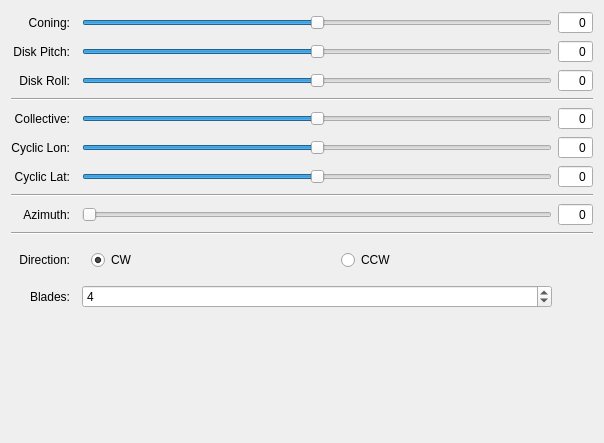
<?xml version="1.0" encoding="UTF-8"?>
<ui version="4.0">
 <class>DialogRotor</class>
 <widget class="QDialog" name="DialogRotor">
  <property name="geometry">
   <rect>
    <x>0</x>
    <y>0</y>
    <width>604</width>
    <height>443</height>
   </rect>
  </property>
  <property name="windowTitle">
   <string>Rotor</string>
  </property>
  <layout class="QGridLayout" name="gridLayout">
   <item row="2" column="3">
    <widget class="QSlider" name="sliderDiskRoll">
     <property name="maximum">
      <number>100</number>
     </property>
     <property name="value">
      <number>50</number>
     </property>
     <property name="orientation">
      <enum>Qt::Horizontal</enum>
     </property>
    </widget>
   </item>
   <item row="4" column="4">
    <widget class="QDoubleSpinBox" name="spinBoxCollective">
     <property name="alignment">
      <set>Qt::AlignRight|Qt::AlignTrailing|Qt::AlignVCenter</set>
     </property>
     <property name="readOnly">
      <bool>true</bool>
     </property>
     <property name="buttonSymbols">
      <enum>QAbstractSpinBox::NoButtons</enum>
     </property>
     <property name="decimals">
      <number>0</number>
     </property>
     <property name="minimum">
      <double>-999.000000000000000</double>
     </property>
     <property name="maximum">
      <double>999.000000000000000</double>
     </property>
    </widget>
   </item>
   <item row="0" column="0" colspan="2">
    <widget class="QLabel" name="label_3">
     <property name="text">
      <string>Coning:</string>
     </property>
     <property name="alignment">
      <set>Qt::AlignRight|Qt::AlignTrailing|Qt::AlignVCenter</set>
     </property>
    </widget>
   </item>
   <item row="6" column="3">
    <widget class="QSlider" name="sliderCyclicLat">
     <property name="maximum">
      <number>100</number>
     </property>
     <property name="value">
      <number>50</number>
     </property>
     <property name="orientation">
      <enum>Qt::Horizontal</enum>
     </property>
    </widget>
   </item>
   <item row="10" column="3" colspan="2">
    <widget class="QWidget" name="widget" native="true">
     <layout class="QGridLayout" name="gridLayout_2">
      <item row="0" column="0">
       <widget class="QRadioButton" name="radioButtonCW">
        <property name="text">
         <string>CW</string>
        </property>
        <property name="checked">
         <bool>true</bool>
        </property>
        <attribute name="buttonGroup">
         <string notr="true">buttonGroupDirection</string>
        </attribute>
       </widget>
      </item>
      <item row="0" column="1">
       <widget class="QRadioButton" name="radioButtonCCW">
        <property name="text">
         <string>CCW</string>
        </property>
        <attribute name="buttonGroup">
         <string notr="true">buttonGroupDirection</string>
        </attribute>
       </widget>
      </item>
     </layout>
    </widget>
   </item>
   <item row="1" column="4">
    <widget class="QDoubleSpinBox" name="spinBoxDiskPitch">
     <property name="alignment">
      <set>Qt::AlignRight|Qt::AlignTrailing|Qt::AlignVCenter</set>
     </property>
     <property name="readOnly">
      <bool>true</bool>
     </property>
     <property name="buttonSymbols">
      <enum>QAbstractSpinBox::NoButtons</enum>
     </property>
     <property name="decimals">
      <number>0</number>
     </property>
     <property name="minimum">
      <double>-999.000000000000000</double>
     </property>
     <property name="maximum">
      <double>999.000000000000000</double>
     </property>
    </widget>
   </item>
   <item row="6" column="0" colspan="2">
    <widget class="QLabel" name="label_6">
     <property name="text">
      <string>Cyclic Lat:</string>
     </property>
     <property name="alignment">
      <set>Qt::AlignRight|Qt::AlignTrailing|Qt::AlignVCenter</set>
     </property>
    </widget>
   </item>
   <item row="8" column="4">
    <widget class="QDoubleSpinBox" name="spinBoxAzimuth">
     <property name="alignment">
      <set>Qt::AlignRight|Qt::AlignTrailing|Qt::AlignVCenter</set>
     </property>
     <property name="readOnly">
      <bool>true</bool>
     </property>
     <property name="buttonSymbols">
      <enum>QAbstractSpinBox::NoButtons</enum>
     </property>
     <property name="decimals">
      <number>0</number>
     </property>
     <property name="minimum">
      <double>-999.000000000000000</double>
     </property>
     <property name="maximum">
      <double>999.000000000000000</double>
     </property>
    </widget>
   </item>
   <item row="8" column="3">
    <widget class="QSlider" name="sliderAzimuth">
     <property name="maximum">
      <number>100</number>
     </property>
     <property name="value">
      <number>0</number>
     </property>
     <property name="orientation">
      <enum>Qt::Horizontal</enum>
     </property>
    </widget>
   </item>
   <item row="5" column="3">
    <widget class="QSlider" name="sliderCyclicLon">
     <property name="maximum">
      <number>100</number>
     </property>
     <property name="value">
      <number>50</number>
     </property>
     <property name="orientation">
      <enum>Qt::Horizontal</enum>
     </property>
    </widget>
   </item>
   <item row="5" column="4">
    <widget class="QDoubleSpinBox" name="spinBoxCyclicLon">
     <property name="alignment">
      <set>Qt::AlignRight|Qt::AlignTrailing|Qt::AlignVCenter</set>
     </property>
     <property name="readOnly">
      <bool>true</bool>
     </property>
     <property name="buttonSymbols">
      <enum>QAbstractSpinBox::NoButtons</enum>
     </property>
     <property name="decimals">
      <number>0</number>
     </property>
     <property name="minimum">
      <double>-999.000000000000000</double>
     </property>
     <property name="maximum">
      <double>999.000000000000000</double>
     </property>
    </widget>
   </item>
   <item row="12" column="0" colspan="5">
    <spacer name="verticalSpacer">
     <property name="orientation">
      <enum>Qt::Vertical</enum>
     </property>
     <property name="sizeHint" stdset="0">
      <size>
       <width>578</width>
       <height>4</height>
      </size>
     </property>
    </spacer>
   </item>
   <item row="5" column="0" colspan="2">
    <widget class="QLabel" name="label_5">
     <property name="text">
      <string>Cyclic Lon:</string>
     </property>
     <property name="alignment">
      <set>Qt::AlignRight|Qt::AlignTrailing|Qt::AlignVCenter</set>
     </property>
    </widget>
   </item>
   <item row="0" column="3">
    <widget class="QSlider" name="sliderConing">
     <property name="maximum">
      <number>100</number>
     </property>
     <property name="value">
      <number>50</number>
     </property>
     <property name="orientation">
      <enum>Qt::Horizontal</enum>
     </property>
    </widget>
   </item>
   <item row="0" column="4">
    <widget class="QDoubleSpinBox" name="spinBoxConing">
     <property name="alignment">
      <set>Qt::AlignRight|Qt::AlignTrailing|Qt::AlignVCenter</set>
     </property>
     <property name="readOnly">
      <bool>true</bool>
     </property>
     <property name="buttonSymbols">
      <enum>QAbstractSpinBox::NoButtons</enum>
     </property>
     <property name="decimals">
      <number>0</number>
     </property>
     <property name="minimum">
      <double>-999.000000000000000</double>
     </property>
     <property name="maximum">
      <double>999.000000000000000</double>
     </property>
    </widget>
   </item>
   <item row="1" column="0" colspan="2">
    <widget class="QLabel" name="label">
     <property name="text">
      <string>Disk Pitch:</string>
     </property>
     <property name="alignment">
      <set>Qt::AlignRight|Qt::AlignTrailing|Qt::AlignVCenter</set>
     </property>
    </widget>
   </item>
   <item row="11" column="0" colspan="2">
    <widget class="QLabel" name="label_9">
     <property name="text">
      <string>Blades:</string>
     </property>
     <property name="alignment">
      <set>Qt::AlignRight|Qt::AlignTrailing|Qt::AlignVCenter</set>
     </property>
    </widget>
   </item>
   <item row="4" column="3">
    <widget class="QSlider" name="sliderCollective">
     <property name="maximum">
      <number>100</number>
     </property>
     <property name="value">
      <number>50</number>
     </property>
     <property name="orientation">
      <enum>Qt::Horizontal</enum>
     </property>
    </widget>
   </item>
   <item row="2" column="4">
    <widget class="QDoubleSpinBox" name="spinBoxDiskRoll">
     <property name="alignment">
      <set>Qt::AlignRight|Qt::AlignTrailing|Qt::AlignVCenter</set>
     </property>
     <property name="readOnly">
      <bool>true</bool>
     </property>
     <property name="buttonSymbols">
      <enum>QAbstractSpinBox::NoButtons</enum>
     </property>
     <property name="decimals">
      <number>0</number>
     </property>
     <property name="minimum">
      <double>-999.000000000000000</double>
     </property>
     <property name="maximum">
      <double>999.000000000000000</double>
     </property>
    </widget>
   </item>
   <item row="6" column="4">
    <widget class="QDoubleSpinBox" name="spinBoxCyclicLat">
     <property name="alignment">
      <set>Qt::AlignRight|Qt::AlignTrailing|Qt::AlignVCenter</set>
     </property>
     <property name="readOnly">
      <bool>true</bool>
     </property>
     <property name="buttonSymbols">
      <enum>QAbstractSpinBox::NoButtons</enum>
     </property>
     <property name="decimals">
      <number>0</number>
     </property>
     <property name="minimum">
      <double>-999.000000000000000</double>
     </property>
     <property name="maximum">
      <double>999.000000000000000</double>
     </property>
    </widget>
   </item>
   <item row="2" column="0" colspan="2">
    <widget class="QLabel" name="label_2">
     <property name="text">
      <string>Disk Roll:</string>
     </property>
     <property name="alignment">
      <set>Qt::AlignRight|Qt::AlignTrailing|Qt::AlignVCenter</set>
     </property>
    </widget>
   </item>
   <item row="7" column="0" colspan="5">
    <widget class="Line" name="line_2">
     <property name="orientation">
      <enum>Qt::Horizontal</enum>
     </property>
    </widget>
   </item>
   <item row="8" column="0" colspan="2">
    <widget class="QLabel" name="label_7">
     <property name="text">
      <string>Azimuth:</string>
     </property>
     <property name="alignment">
      <set>Qt::AlignRight|Qt::AlignTrailing|Qt::AlignVCenter</set>
     </property>
    </widget>
   </item>
   <item row="4" column="0" colspan="2">
    <widget class="QLabel" name="label_4">
     <property name="text">
      <string>Collective:</string>
     </property>
     <property name="alignment">
      <set>Qt::AlignRight|Qt::AlignTrailing|Qt::AlignVCenter</set>
     </property>
    </widget>
   </item>
   <item row="1" column="3">
    <widget class="QSlider" name="sliderDiskPitch">
     <property name="maximum">
      <number>100</number>
     </property>
     <property name="value">
      <number>50</number>
     </property>
     <property name="orientation">
      <enum>Qt::Horizontal</enum>
     </property>
    </widget>
   </item>
   <item row="9" column="0" colspan="5">
    <widget class="Line" name="line_3">
     <property name="orientation">
      <enum>Qt::Horizontal</enum>
     </property>
    </widget>
   </item>
   <item row="3" column="0" colspan="5">
    <widget class="Line" name="line">
     <property name="orientation">
      <enum>Qt::Horizontal</enum>
     </property>
    </widget>
   </item>
   <item row="10" column="0" colspan="2">
    <widget class="QLabel" name="label_8">
     <property name="text">
      <string>Direction:</string>
     </property>
     <property name="alignment">
      <set>Qt::AlignRight|Qt::AlignTrailing|Qt::AlignVCenter</set>
     </property>
    </widget>
   </item>
   <item row="11" column="3">
    <widget class="QSpinBox" name="spinBoxBlades">
     <property name="minimum">
      <number>2</number>
     </property>
     <property name="maximum">
      <number>9</number>
     </property>
     <property name="value">
      <number>4</number>
     </property>
    </widget>
   </item>
  </layout>
 </widget>
 <resources/>
 <connections/>
 <buttongroups>
  <buttongroup name="buttonGroupDirection"/>
 </buttongroups>
</ui>
